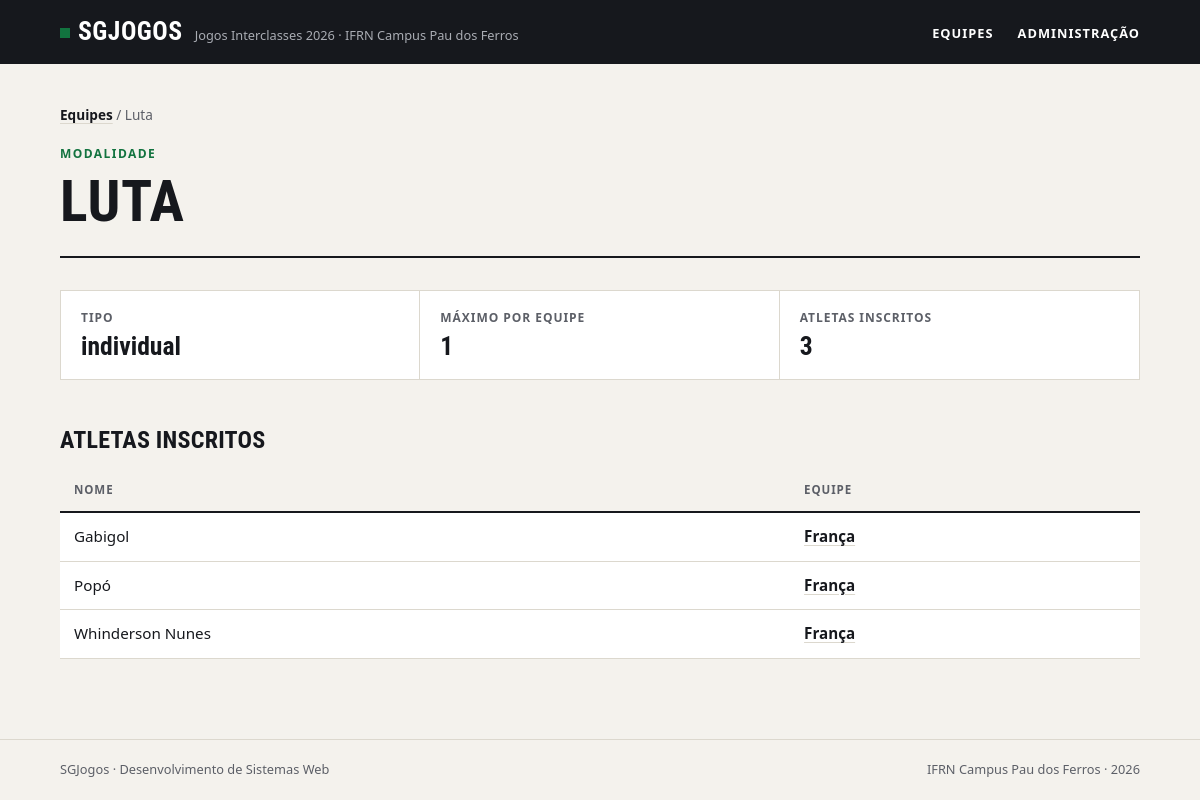
The app's page /modalidades/1/ with its own data.
### jogos/models.py (models this page shows)
class Modalidade(models.Model):
    TIPOS = {
        "individual": "Individual",
        "coletiva": "Coletiva"
    }
    nome = models.CharField(max_length=50, unique=True)
    tipo = models.CharField(blank=False, choices=TIPOS)
    max_atletas = models.PositiveIntegerField()
    def __str__(self):
        return self.nome
    class Meta:
        ordering = ["nome"]
        verbose_name = "modalidade"
        verbose_name_plural = "modalidades"

class Atleta(models.Model):
    nome = models.CharField(max_length=50)
    matricula = models.CharField(max_length=50, unique=True)
    data_nascimento = models.DateField()
    equipe = models.ForeignKey("Equipe", related_name="atletas", null=True, blank=True, on_delete=models.PROTECT)
    modalidades = models.ManyToManyField("Modalidade", related_name="atletas", blank=True)
    def __str__(self):
            return self.nome
    class Meta:
        ordering = ["nome"]
        verbose_name = "atleta"
        verbose_name_plural = "atletas"

class Equipe(models.Model):
    nome = models.CharField(max_length=50, unique=True)
    curso = models.CharField(max_length=50, unique=True)
    cor = models.CharField(max_length=7)
    criada_em = models.DateTimeField(auto_now_add=True)
    def __str__(self):
        return self.nome
    class Meta:
        ordering = ["nome"]
        verbose_name = "equipe"
        verbose_name_plural = "equipes"

### jogos/views.py (the view)
# urls.py: path('modalidades/<int:id>/', views.modalidade, name="modalidade"),
def modalidade(request, id):
    context = {
        "modalidade": get_object_or_404(Modalidade, pk=id)
    }
    return render(request, "modalidade.html", context)

### jogos/templates/modalidade.html (shortened to what this page needs)
{% load static %}
<!DOCTYPE html>
<html lang="pt-br">
<head>
    <link rel="stylesheet" href="{% static 'jogos/style.css' %}">
</head>
<body>
    <header class="cabecalho">
        <div class="conteudo">
            <a class="marca" href="{% url 'index' %}">
                <strong>SGJogos</strong>
                <span>Jogos Interclasses 2026 · IFRN Campus Pau dos Ferros</span>
            </a>
            <nav class="menu">
                <ul>
                    <li><a href="{% url 'index' %}">Equipes</a></li>
                    <li><a href="/admin">Administração</a></li>
                </ul>
            </nav>
        </div>
    </header>
    <main class="conteudo">
        <nav class="trilha"><a href="{% url 'index' %}">Equipes</a> / {{modalidade}}</nav>
        <header class="topo">
            <span class="sobretitulo">Modalidade</span>
            <h1>{{modalidade}}</h1>
        </header>
        <dl class="numeros">
            <div>
                <dt>Tipo</dt>
                <dd>{{modalidade.tipo}}</dd>
            </div>
            <div>
                <dt>Máximo por equipe</dt>
                <dd>{{modalidade.max_atletas}}</dd>
            </div>
            <div>
                <dt>Atletas inscritos</dt>
                <dd>{{modalidade.atletas.count}}</dd>
            </div>
        </dl>
        <h2>Atletas inscritos</h2>
        <div class="tabela">
            <table>
                <thead>
                    <tr>
                        <th>Nome</th>
                        <th>Equipe</th>
                    </tr>
                </thead>
                <tbody>
                    {% for atleta in modalidade.atletas.all %}
                    <tr>
                        <td>{{atleta}}</td>
                        <td><a href="{% url 'equipe' atleta.equipe.id %}">{{atleta.equipe}}</a></td>
                    </tr>
                    {% empty %}
                        <tr><td class="vazio" colspan="2">Nenhum atleta inscrito nesta modalidade.</td></tr>
                    {% endfor %}
                </tbody>
            </table>
        </div>
    </main>
    <footer class="rodape">
        <div class="conteudo">
            <p>SGJogos · Desenvolvimento de Sistemas Web</p>
            <p>IFRN Campus Pau dos Ferros · 2026</p>
        </div>
    </footer>
</body>
</html>

### jogos/static/jogos/style.css (style rules this page uses)
:root { --papel: #f4f2ed; --branco: #ffffff; --tinta: #16181d; --tinta-suave: #5c5f67; --linha: #dcd8ce; --verde: #12733f; --verde-claro: #e2efe6; --fonte-texto: system-ui, -apple-system, "Segoe UI", Roboto, Ubuntu, "Helvetica Neue", Arial, sans-serif; --fonte-titulo: "Bahnschrift SemiCondensed", "Bahnschrift", "Avenir Next Condensed", "Roboto Condensed", "Ubuntu Condensed", "Arial Narrow", var(--fonte-texto); }
*, *::before, *::after { box-sizing: border-box; }
* { margin: 0; padding: 0; }
body { min-height: 100vh; display: flex; flex-direction: column; background: var(--papel); color: var(--tinta); font-family: var(--fonte-texto); font-size: 1rem; line-height: 1.55; -webkit-font-smoothing: antialiased; }
a { color: inherit; }
ul { list-style: none; }
h1, h2, h3 { font-family: var(--fonte-titulo); font-stretch: condensed; font-weight: 700; line-height: 1.05; text-transform: uppercase; letter-spacing: 0.01em; }
.conteudo { width: 100%; max-width: 1120px; margin: 0 auto; padding: 0 20px; }
.cabecalho { background: var(--tinta); color: var(--branco); }
.cabecalho .conteudo { display: flex; align-items: center; justify-content: space-between; gap: 16px; min-height: 64px; }
.marca { display: flex; align-items: baseline; gap: 12px; text-decoration: none; }
.marca strong { font-family: var(--fonte-titulo); font-stretch: condensed; font-size: 1.6rem; letter-spacing: 0.02em; text-transform: uppercase; }
.marca strong::before { content: ""; display: inline-block; width: 10px; height: 10px; margin-right: 8px; background: var(--verde); transform: translateY(-2px); }
.marca span { color: #a9acb3; font-size: 0.8rem; }
.menu ul { display: flex; gap: 24px; }
.menu a { font-size: 0.8rem; font-weight: 600; letter-spacing: 0.08em; text-transform: uppercase; text-decoration: none; padding: 6px 0; border-bottom: 2px solid transparent; }
main.conteudo { flex: 1; padding-top: 40px; padding-bottom: 64px; }
.topo { padding-bottom: 24px; margin-bottom: 32px; border-bottom: 2px solid var(--tinta); }
.sobretitulo { display: block; margin-bottom: 8px; color: var(--verde); font-size: 0.75rem; font-weight: 700; letter-spacing: 0.12em; text-transform: uppercase; }
h1 { font-size: clamp(2.2rem, 6vw, 3.6rem); }
h2 { margin: 48px 0 16px; font-size: 1.5rem; }
.trilha { margin-bottom: 20px; color: var(--tinta-suave); font-size: 0.85rem; }
.trilha a { color: var(--tinta); font-weight: 600; text-decoration-color: var(--linha); text-underline-offset: 3px; }
.numeros { display: grid; grid-template-columns: repeat(auto-fit, minmax(180px, 1fr)); border: 1px solid var(--linha); background: var(--branco); }
.numeros div { padding: 18px 20px; border-right: 1px solid var(--linha); }
.numeros div:last-child { border-right: none; }
.numeros dt { color: var(--tinta-suave); font-size: 0.75rem; font-weight: 700; letter-spacing: 0.08em; text-transform: uppercase; }
.numeros dd { margin-top: 4px; font-family: var(--fonte-titulo); font-stretch: condensed; font-size: 1.6rem; font-weight: 700; line-height: 1.15; font-variant-numeric: tabular-nums; overflow-wrap: anywhere; }
.tabela { overflow-x: auto; }
table { width: 100%; border-collapse: collapse; background: var(--branco); font-size: 0.95rem; font-variant-numeric: tabular-nums; }
th, td { padding: 12px 14px; border-bottom: 1px solid var(--linha); text-align: left; vertical-align: top; }
th { border-bottom: 2px solid var(--tinta); background: var(--papel); color: var(--tinta-suave); font-size: 0.72rem; font-weight: 700; letter-spacing: 0.08em; text-transform: uppercase; }
td a { font-weight: 600; text-decoration-color: var(--linha); text-underline-offset: 3px; }
.rodape { border-top: 1px solid var(--linha); color: var(--tinta-suave); font-size: 0.8rem; }
.rodape .conteudo { display: flex; flex-wrap: wrap; justify-content: space-between; gap: 8px; padding-top: 20px; padding-bottom: 20px; }

### records on screen
Modalidade: nome "Luta", nome "LUTA", tipo "individual", max_atletas "1", atletas.count "3"
Atleta: nome "Gabigol", equipe "França"
Atleta: nome "Popó", equipe "França"
Atleta: nome "Whinderson Nunes", equipe "França"
